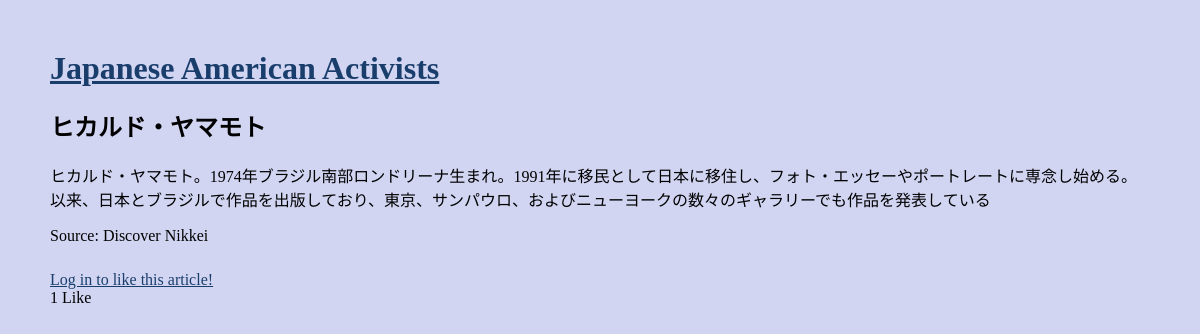
Screenshot of /article/4 with the database file from the repository.
### articles/models.py (models this page shows, shortened)
class Article(models.Model):
	author = models.ForeignKey('auth.User', on_delete = models.CASCADE,)
	title = models.CharField(max_length = 100)
	body = models.TextField()
	source = models.TextField(default='None')
	likes = models.ManyToManyField(User, related_name='article_like')
	def number_of_likes(self):
		return self.likes.count()

### articles/views.py (the view)
# urls.py: path('article/<int:pk>', views.ArticleDetailView.as_view(), name='detail'),
class ArticleDetailView(DetailView):
	model = Article
	template_name = 'detail.html'
	def get_context_data(self, **kwargs):
		data = super().get_context_data(**kwargs)
		likes_connected = get_object_or_404(Article, id=self.kwargs['pk'])
		liked = False
		if likes_connected.likes.filter(id=self.request.user.id).exists():
			liked = True
		data['number_of_likes'] = likes_connected.number_of_likes()
		data['post_is_liked'] = liked
		return data

### templates/detail.html (shortened to what this page needs)
{% load static %}
 <!DOCTYPE html>
 <html lang="en">
 <head>
   <link rel="stylesheet" href="{% static 'css/style.css' %}">
 </head>
 <body>
     <header>
       <h1> <a href="/">Japanese American Activists</a> </h1>
     </header>
     <div class="container">
     {% block content %}
         <div class="details">
         <h2>{{ article.title }}</h2>
         <p>{{ article.body }}</p>
         <p>Source: {{ article.source }}</p>
         </div>
         <div>
        {% if user.is_authenticated %}
          <form action="{% url 'article_like' article.id %}" method="POST">
            {% csrf_token %}
            {% if post_is_liked %}
            <button type="submit" name="article_id" value="{{article.id}}" class="btn btn-info">Unlike</button>
            {% else %}
            <button type="submit" name="article_id" value="{{article.id}}" class="btn btn-info">Like</button>
            {% endif %}
        </form>
        {% else %}
          <a class="btn btn-outline-info" href="{% url 'login' %}?next={{request.path}}">Log in to like this article!</a><br>
        {% endif %}
          <class="text-secondary">{{ number_of_likes }} Like{{ number_of_likes|pluralize }}</class="text-secondary">
        </div>
     {% endblock content %}
     </div>
 </body>
 </html>

### static/css/style.css (style rules this page uses)
body { background-color: #d1d5f2; color: #000000; margin: 50px; }
a:link { color: #1a3e6c }
div { padding-bottom: 10px; }

### rows the page displays
Article: title "ヒカルド・ヤマモト", body "ヒカルド・ヤマモト。1974年ブラジル南部ロンドリーナ生まれ。1991年に移民として日本に移住し、フォト・エッセーやポートレートに専念し始める。以来、日本とブラジルで作品を出版しており、東京、サンパウロ、およびニューヨークの数々のギャラリーでも作品を発表している", source "Discover Nikkei"

### other values shown
{{ number_of_likes }} "1"
